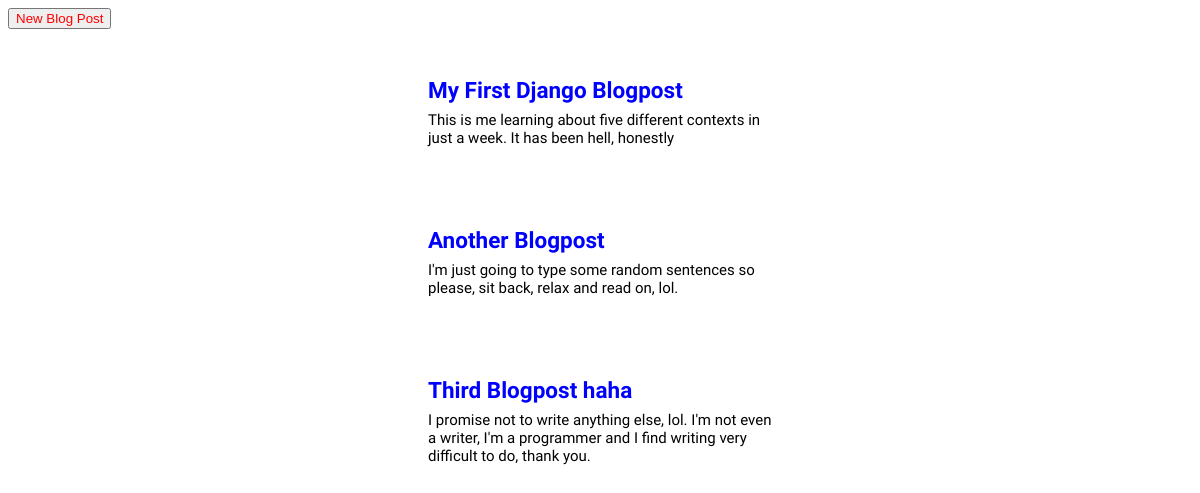
Page /post/ on the earlier database version.
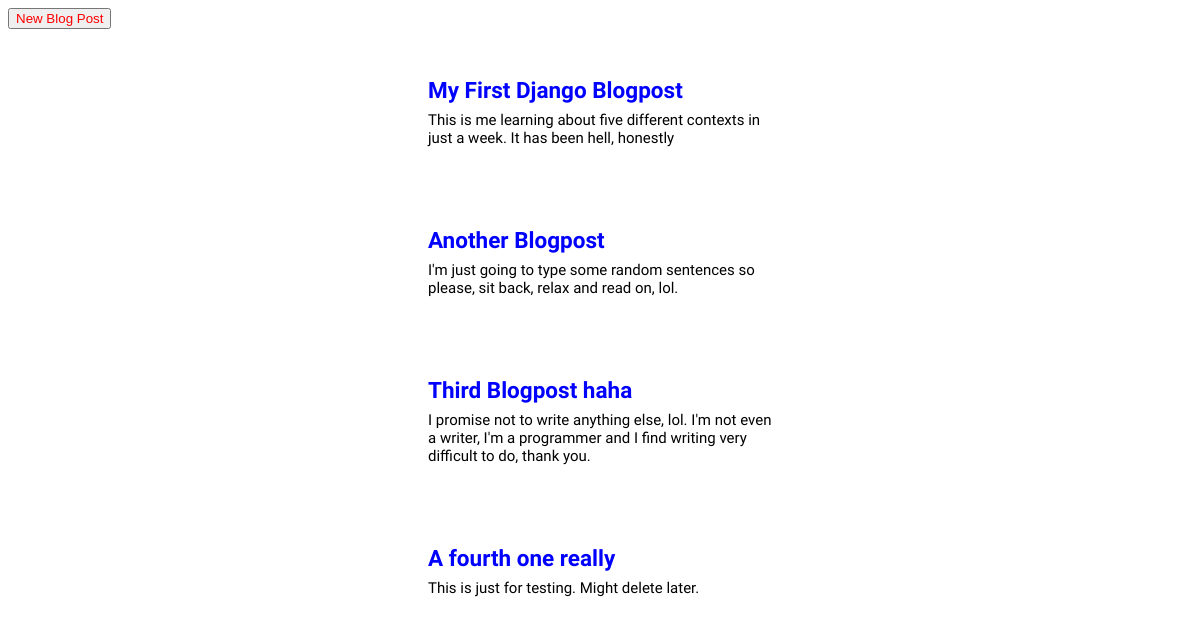
Same page on the later database version.
### blog/models.py (models this page shows, shortened)
class Post(models.Model):
    title = models.CharField(max_length=200)
    author = models.ForeignKey('auth.User', on_delete = models.CASCADE,)
    body = models.TextField()

### blog/views.py (the view)
# urls.py: path("post/", views.allPosts, name="listpost"),
def allPosts(request):     #function-based view to display all posts
    posts = Post.objects.all()
    post_dict ={"posts":posts}
    return render(request, "blog/allPosts.html", post_dict)

### blog/templates/blog/allPosts.html (shortened to what this page needs)
{% extends 'blog/base.html' %}
{% block content %}
<div class="nav-right">
    <button><a href="/post/new/">New Blog Post</a></button>
</div>
{% for post in posts %}
    <div class="post-entry">
        <h2><a href="/post/{{post.id}}">{{ post.title }}</a></h2>
        <p>{{post.body}}</p>
    </div>
{% endfor %}
{%  endblock %}

Differences in the rows shown:
added Post: title "A fourth one really", body "This is just for testing. Might delete later."
